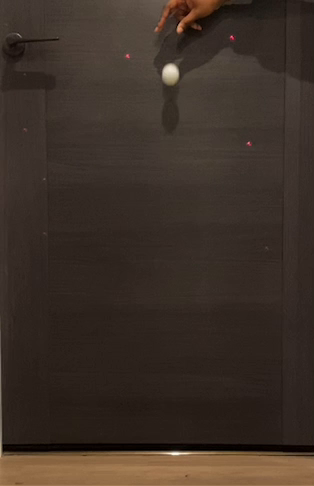
#> input picture frame 10 of ping pong ball at height 2-1.mp4, 314 x 486 px
$ python particletracking.py
#> lines starting #> are read from the running program, lines starting #| are printed output that depends on the picture; after the words box and inside, x2 and y2 are one past the last pixel; in counts of white or black regions, pixels touching at a corner belong together
#!/usr/bin/env python3
# -*- coding: utf-8 -*-
"""

author: Angelica Uzo
course: Chemical Engineering
school: University of Birmingham

"""

# This code will track the position of a ball in a video using a function to
# produce the coefficient of restitution of the ball and plot energy against
# time as well as vertical displacement against time for the ball.

import numpy as np
import cv2
import matplotlib.pyplot as plt
import time

# Start time for the code
start = time.time()

# Function to obtain coefficient of restitution is defined
def particletracking(video_name, b1, t1, k1, min_distance, p1, p2, r_min, r_max, floor, ball_mass, Dropheight):
    # Process video
#> called with video_name = 'ping pong ball at height 2-1.mp4', b1 = 12, t1 = 130, k1 = 2, min_distance = 30, p1 = 50, p2 = 5, r_min = 5
    cap = cv2.VideoCapture(video_name)
    # Empty lists are created for appending values into it
    y_position = []
    x_position = []
    while True:
        # Extracting the frames
        success, img = cap.read()
#> img is the input picture: shape (486, 314, 3); mean B, G, R 39.5, 48.1, 60.5
        if img is None:
            break
        # Blur the image to remove some noise
        blurred = cv2.blur(img, (b1, b1))
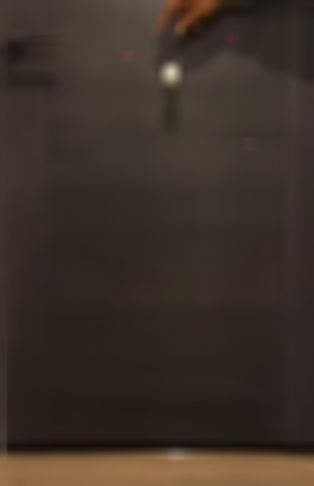
#> blurred: shape (486, 314, 3); mean B, G, R 39.5, 48, 60.4
        # Image is converted to greyscale
        gray = cv2.cvtColor(blurred, cv2.COLOR_BGR2GRAY)
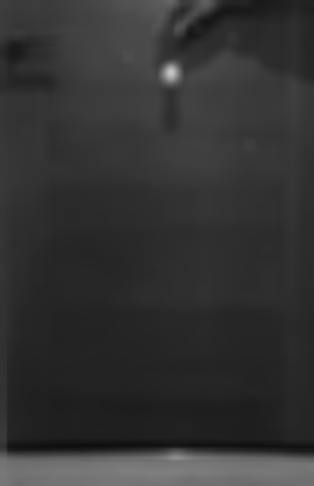
#> gray: shape (486, 314); min 14, max 198, mean 50.7
        # Greyscale image is then binarized
        _, thresh = cv2.threshold(gray, t1, 255, cv2.THRESH_BINARY)
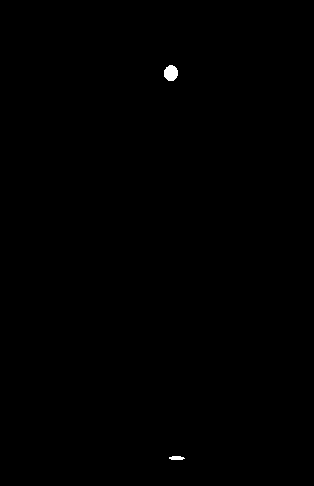
#> thresh: shape (486, 314); 0.15% white; 2 white regions, box (x1, y1, x2, y2) and area: (164, 65, 178, 81) 177, (169, 456, 185, 460) 52
        # Dilation of the image is carried out to emphasize the circle
        kernel = np.ones((k1, k1), dtype = np.uint8)
        dilation = cv2.dilate(thresh, kernel)
#> dilation: shape (486, 314); 0.18% white; 2 white regions, box (x1, y1, x2, y2) and area: (164, 65, 179, 82) 208, (169, 456, 186, 461) 73
        # Circles present in the image are detected on dilated image
        circles = cv2.HoughCircles(dilation, cv2.HOUGH_GRADIENT, 1, minDist = min_distance,
                                   param1 = p1, param2 = p2, minRadius = r_min, maxRadius=r_max)
#> circles = [[170.5, 73.5, 7.3]]
        if circles is None:
            break

        # To view the circles plotted on the images, uncomment lines 53 to 59

        # fig, ax = plt.subplots()
        ## Displays the picture dilation
        # ax.imshow(dilation, cmap = "gray")
        ## Adds the drawn circles to the dilated image
        # for circ in circles[0]:
        #     x, y, r = circ
        # ax.add_artist(plt.Circle((x, y), r, fill = False, color = "red"))

        # The shape of circles is changed to (1,3)
        circles = circles.reshape(1,3)
        # Append x and y positions to the empty lists
        x_position.append(float(circles[:,0]))
        y_position.append(float(circles[:,1]))
        # To exit the loop
        key = cv2.waitKey(1)
#> (key q is pressed here)
        if key == ord("q"):
            break
    # Forming arrays of the entries within list 'x_position' and 'y_position'
    x_distance_in_pixel = np.array(x_position)
#> x_distance_in_pixel = [170.5]
    y_distance_in_pixel = np.array(y_position)
#> y_distance_in_pixel = [73.5]
    # Obtaining image height
    height = cap.get(cv2.CAP_PROP_FRAME_HEIGHT)
    # Function to convert pixel to metres
    def conversion(distance_in_pixels, dropheight):
#> called with distance_in_pixels = array of shape (1,), dropheight = 1
        position_from_base = height - distance_in_pixels
#> position_from_base = [315.5]
        Conversion = dropheight/position_from_base[0]
#> Conversion = 0.00317
        position_in_m = position_from_base * Conversion
#> position_in_m = [1]
        return position_in_m
    # Converting x and y to metres
    x_distance_in_m = conversion(x_distance_in_pixel, Dropheight)
#> x_distance_in_m = [1]
    y_distance_in_m = conversion(y_distance_in_pixel, Dropheight)
#> y_distance_in_m = [1]

    # Coefficient of restitution

    # First minimum value obtained where ball hits ground
    c = [(i) for i, y in enumerate(y_distance_in_m) if y < floor]
#> c = []
#> (the run stopped early here; a loop or call above may not have finished)

$ run again, starting later in the video
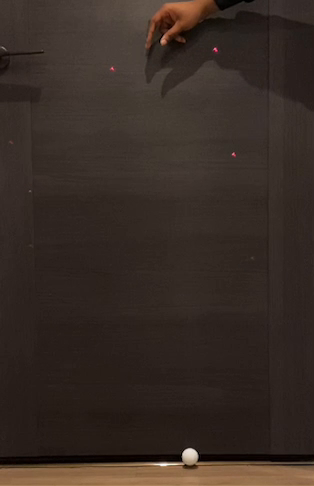
#> input picture frame 83 of ping pong ball at height 2-1.mp4, 314 x 486 px
#> in particletracking, img is the input picture: shape (486, 314, 3); mean B, G, R 37, 43.6, 55.3
#> in particletracking, `gray = cv2.cvtColor(blurred, cv2.COLOR_BGR2GRAY)`:
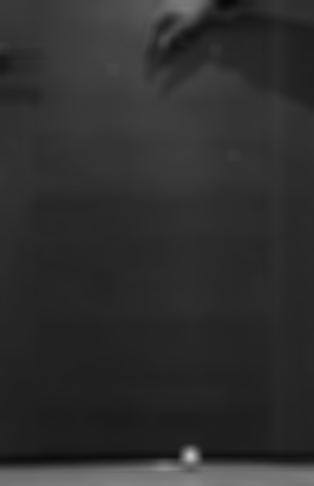
#> gray: shape (486, 314); min 7, max 196, mean 46.3
#> thresh: shape (486, 314); 0.13% white; 3 white regions, box (x1, y1, x2, y2) and area: (185, 450, 196, 462) 112, (185, 481, 196, 486) 46, (158, 467, 172, 471) 44
#> dilation: shape (486, 314); 0.16% white; 3 white regions, box (x1, y1, x2, y2) and area: (185, 450, 197, 463) 136, (158, 467, 173, 472) 63, (185, 481, 197, 486) 52
#> circles = [[191.5, 456.5, 7.4]]
#> x_distance_in_pixel = [191.5]
#> y_distance_in_pixel = [456.5]
#> position_from_base = [294.5]
#> Conversion = 0.0034
#> position_in_m = [1]
#> c = []
